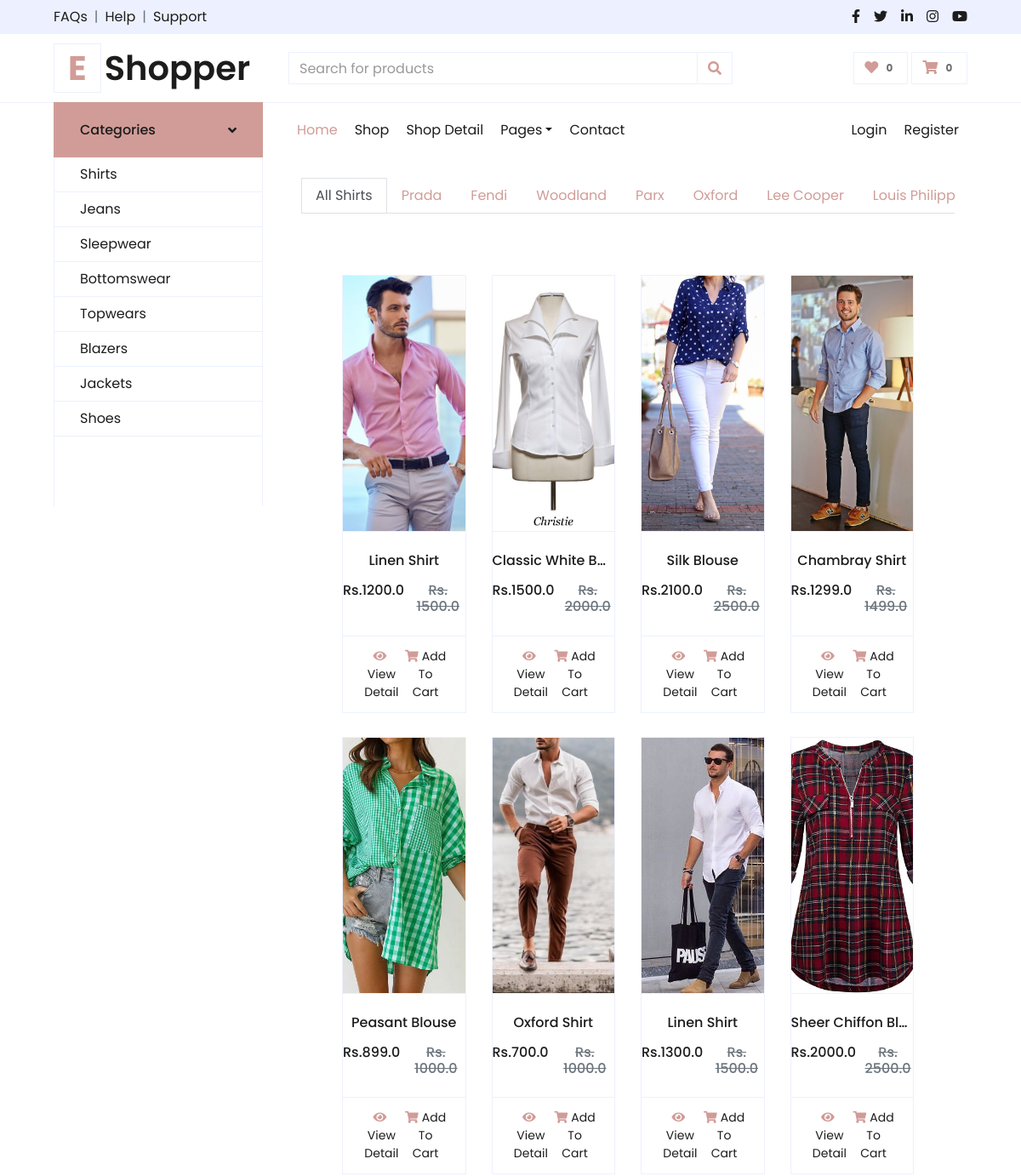
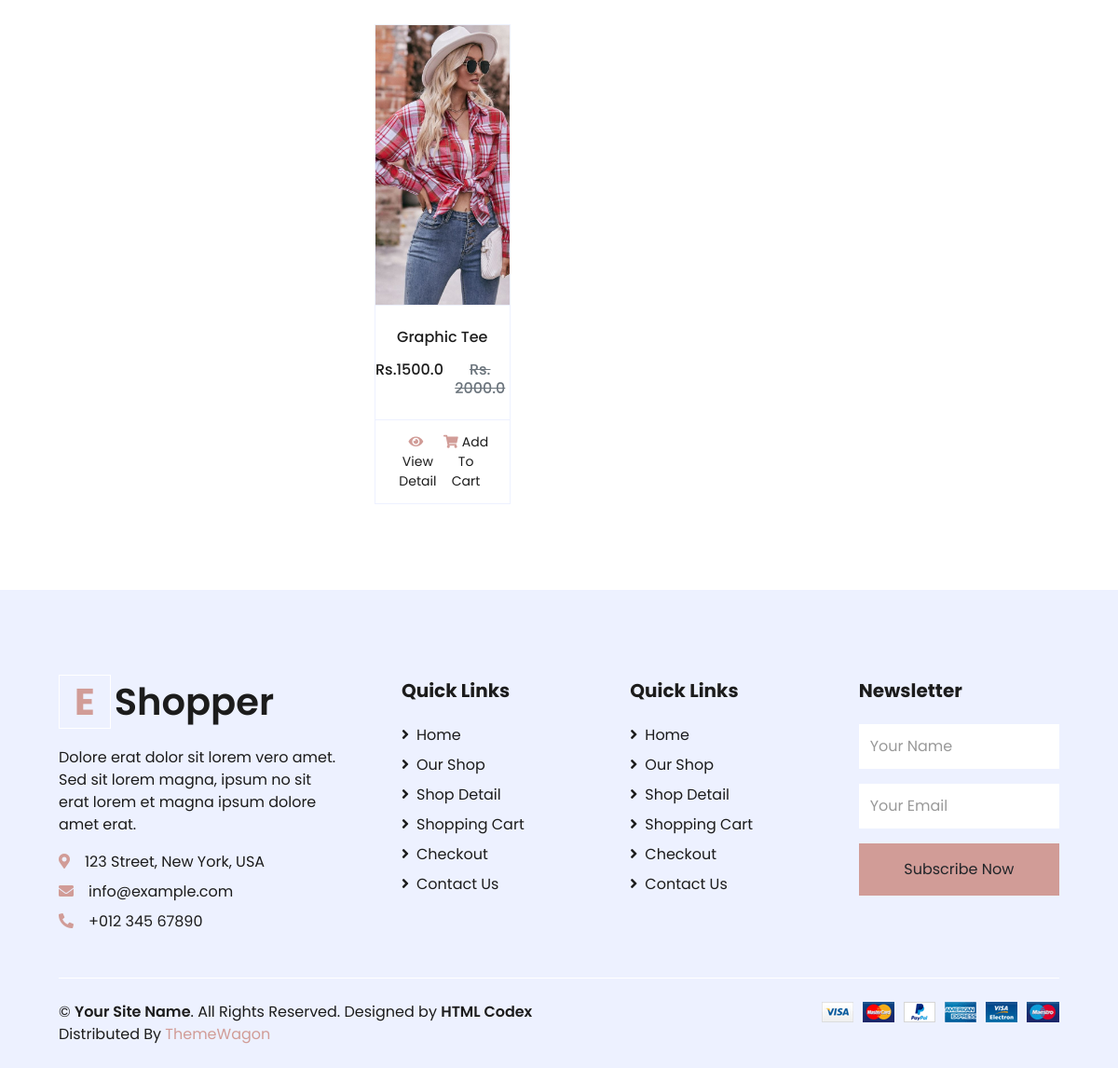
Page /shirts/ on the committed database (2 pictures, top to bottom).
### consumer/models.py (models this page shows, shortened)
class Product(models.Model):
    title = models.CharField(max_length=200)
    selling_price = models.FloatField()
    discounted_price = models.FloatField()
    brand = models.CharField(max_length=100)
    description = models.TextField()
    category = models.CharField(choices=CATEGORY_CHOICES, max_length=50)
    product_img = models.ImageField(upload_to='productimg')

### consumer/views.py (the view)
# urls.py: path('shirts/',views.shirts,name='shirts'),
def shirts(request,data=None):
        if data is None:
            shirts = Product.objects.filter(category='SS')
        elif data == 'Louis_Philippe' or data == 'Prada' or data == 'Fendi' or data == 'Woodland' or data == 'Parx' or data == 'Oxford' or data == 'Lee':
            if data is not None:
                normalized_data = data.replace('_',' ')
            shirts = Product.objects.filter(category='SS').filter(brand=normalized_data)
        elif data == 'below':
            shirts = Product.objects.filter(category='SS').filter(discounted_price__lt=5000)
        elif data == 'above':
            shirst = Product.objects.filter(category='SS').filter(discounted_price__gt=5000)
        return render(request,'consumer/shirts.html',{'shirts':shirts})

### consumer/templates/consumer/shirts.html (shortened to what this page needs)
{% extends "core/base.html" %}
{% load static %}
{% block body %}
<div class="container my-4">
  <ul class="nav nav-tabs flex-nowrap" style="overflow-x: auto; white-space: nowrap; display: flex;">
    <li class="nav-item">
      <a class="nav-link active" href="{% url 'shirts' %}">All Shirts</a>
    </li>
    <li class="nav-item">
      <a class="nav-link" href="{% url 'shirtsdata' 'Prada' %}">Prada</a>
    </li>
    <li class="nav-item">
      <a class="nav-link" href="{% url 'shirtsdata' 'Fendi' %}">Fendi</a>
    </li>
    <li class="nav-item">
      <a class="nav-link" href="{% url 'shirtsdata' 'Woodland' %}">Woodland</a>
    </li>
    <li class="nav-item">
      <a class="nav-link" href="{% url 'shirtsdata' 'Parx' %}">Parx</a>
    </li>
    <li class="nav-item">
      <a class="nav-link" href="{% url 'shirtsdata' 'Oxford' %}">Oxford</a>
    </li>
    <li class="nav-item">
      <a class="nav-link" href="{% url 'shirtsdata' 'Lee' %}">Lee Cooper</a>
    </li>
    <li class="nav-item">
      <a class="nav-link" href="{% url 'shirtsdata' 'Louis_Philippe' %}">Louis Philippe</a>
    </li>
  </ul>
</div>
<div class="container-fluid pt-5">
    <div class="row px-xl-5 pb-3">
        {% for product in shirts %}
        <div class="col-lg-3 col-md-6 col-sm-12 pb-1">
            <div class="card product-item border-0 mb-4">
                <div class="card-header product-img position-relative overflow-hidden bg-transparent border p-0">
                    <img class="img-fluid w-100" src="{{product.product_img.url}}" alt="Product Image" style="height: 300px; object-fit: cover;">
                </div>
                <div class="card-body border-left border-right text-center p-0 pt-4 pb-3">
                    <h6 class="text-truncate mb-3">{{product.title}}</h6>
                    <div class="d-flex justify-content-center">
                        <h6>Rs.{{product.discounted_price}}</h6>
                        <h6 class="text-muted ml-2"><del>Rs. {{product.selling_price}}</del></h6>
                    </div>
                </div>
                   <div class="card-footer d-flex justify-content-between bg-light border">
                    <a href="{% url 'product_detail' product.id %}" class="btn btn-sm text-dark p-0"><i class="fas fa-eye text-primary mr-1"></i>View Detail</a>
                   <form action="/add_to_cart" class="d-inline">
                        <button type="submit" class="btn btn-sm text-dark p-0"><i class="fas fa-shopping-cart text-primary mr-1"></i>Add To Cart</button>
                     </form>
                </div>
            </div>
        </div>
        {% endfor %}
    </div>
</div>
{% endblock body %}

### rows in the picture
Product: product_img (picture), title "Linen Shirt", discounted_price "1200.0", selling_price "1500.0"
Product: product_img (picture), title "Classic White Bu…", discounted_price "1500.0", selling_price "2000.0"
Product: product_img (picture), title "Silk Blouse", discounted_price "2100.0", selling_price "2500.0"
Product: product_img (picture), title "Chambray Shirt", discounted_price "1299.0", selling_price "1499.0"
Product: product_img (picture), title "Peasant Blouse", discounted_price "899.0", selling_price "1000.0"
Product: product_img (picture), title "Oxford Shirt", discounted_price "700.0", selling_price "1000.0"
Product: product_img (picture), title "Linen Shirt", discounted_price "1300.0", selling_price "1500.0"
Product: product_img (picture), title "Sheer Chiffon Bl…", discounted_price "2000.0", selling_price "2500.0"
Product: product_img (picture), title "Graphic Tee", discounted_price "1500.0", selling_price "2000.0"
